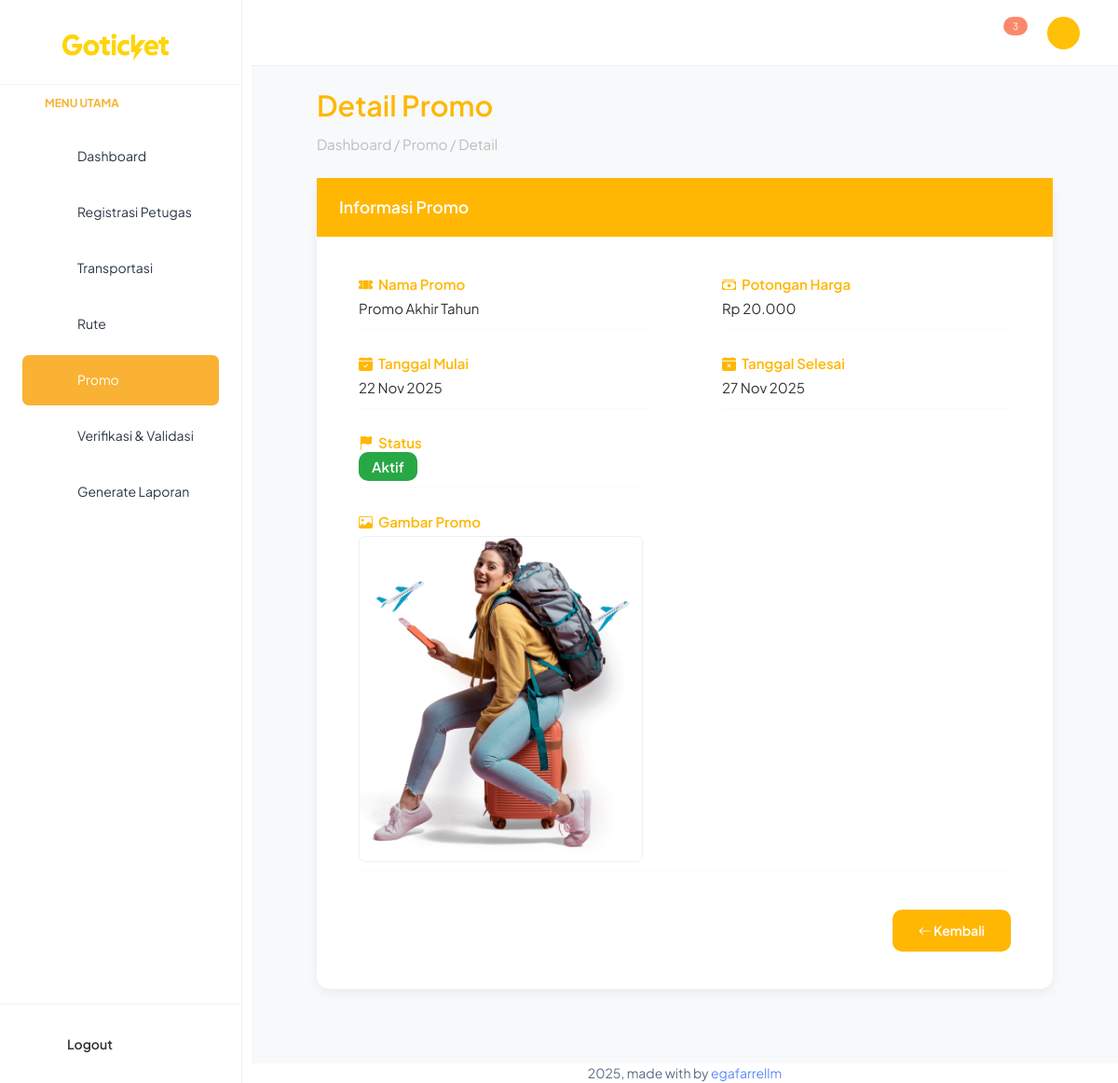
/backend/pages/promo/detail.php?id=4 (signed in), run on the app's committed database.
### tables this page shows
CREATE TABLE `promo` (
  `id_promo` int NOT NULL,
  `nama_promo` varchar(100) DEFAULT NULL,
  `keterangan` varchar(200) DEFAULT NULL,
  `potongan` int DEFAULT NULL,
  `gambar` varchar(200) DEFAULT NULL,
  `tanggal_mulai` datetime DEFAULT NULL,
  `tanggal_selesai` datetime DEFAULT NULL,
  `status` enum('aktif','nonaktif') DEFAULT NULL
);

### backend/pages/promo/detail.php (the view, shortened to what this page needs)
<?php
include '../../partials/header.php';
include '../../partials/sidebar.php';
include '../../partials/navbar.php';
include '../../app.php';
$id = intval($_GET['id']);
$q = mysqli_query($connect, "SELECT * FROM promo WHERE id_promo = $id");
$data = mysqli_fetch_assoc($q);
function formatRupiah($angka) {
  return 'Rp ' . number_format($angka, 0, ',', '.');
}
?>
<link href="https://cdn.jsdelivr.net/npm/bootstrap-icons@1.10.5/font/bootstrap-icons.css" rel="stylesheet">
<div class="content-wrapper">
  <div class="page-title">Detail Promo</div>
  <div class="breadcrumb">Dashboard / Promo / Detail</div>
  <div class="card card-custom">
    <div class="card-header-custom">Informasi Promo</div>
    <div class="card-body">
      <div class="detail-container">
        <div>
          <div class="detail-label"><i class="bi bi-ticket-perforated-fill"></i> Nama Promo</div>
          <div class="detail-value"><?= htmlspecialchars($data['nama_promo']); ?></div>
          <hr>
        </div>
        <div>
          <div class="detail-label"><i class="bi bi-cash-stack"></i> Potongan Harga</div>
          <div class="detail-value"><?= formatRupiah($data['potongan']); ?></div>
          <hr>
        </div>
        <div>
          <div class="detail-label"><i class="bi bi-calendar-check-fill"></i> Tanggal Mulai</div>
          <div class="detail-value"><?= date('d M Y', strtotime($data['tanggal_mulai'])); ?></div>
          <hr>
        </div>
        <div>
          <div class="detail-label"><i class="bi bi-calendar-x-fill"></i> Tanggal Selesai</div>
          <div class="detail-value"><?= date('d M Y', strtotime($data['tanggal_selesai'])); ?></div>
          <hr>
        </div>
        <div>
          <div class="detail-label"><i class="bi bi-flag-fill"></i> Status</div>
          <div class="detail-value">
            <?php if ($data['status'] == 'aktif'): ?>
              <span class="badge-aktif">Aktif</span>
            <?php else: ?>
              <span class="badge-nonaktif">Nonaktif</span>
            <?php endif; ?>
          </div>
          <hr>
        </div>
        <div style="grid-column: span 2;">
          <div class="detail-label"><i class="bi bi-image"></i> Gambar Promo</div>
          <?php if (!empty($data['gambar'])): ?>
            <img src="../../../storages/promo/<?= $data['gambar']; ?>"
                 class="img-fluid rounded border"
                 style="max-height:350px; object-fit:contain;">
          <?php else: ?>
            <div class="detail-value text-muted">Tidak ada gambar promo.</div>
          <?php endif; ?>
          <hr>
        </div>
      </div>
      <div class="d-flex justify-content-end">
        <a href="index.php" class="btn-kembali">
          <i class="bi bi-arrow-left"></i> Kembali
        </a>
      </div>
    </div>
  </div>
</div>
<?php
include '../../partials/footer.php';
include '../../partials/script.php';
?>

### backend/pages/promo/detail.php (style rules this page uses)
.content-wrapper { background-color: #f8f9fa; min-height: 100vh; padding: 90px 70px 50px 70px; }
.page-title { font-size: 1.9rem; font-weight: 600; color: #ffb703; margin-bottom: 8px; }
.breadcrumb { color: #bdbdbd; font-size: 0.95rem; margin-bottom: 25px; }
.card-custom { border-radius: 14px; box-shadow: 0 4px 12px rgba(0,0,0,0.06); background-color: #ffffff; border: none; }
.card-header-custom { background-color: #ffb703; color: #ffffff; padding: 18px 24px; font-weight: 600; font-size: 1.1rem; }
.card-body { padding: 40px 45px; }
.detail-container { display: grid; grid-template-columns: 1fr 1fr; gap: 25px 80px; margin-bottom: 40px; }
.detail-label { font-weight: 600; color: #ffb703; font-size: 15px; margin-bottom: 4px; display: flex; align-items: center; gap: 6px; }
.detail-value { color: #333; font-size: 15px; }
hr { border-top: 1px solid #eee; margin: 10px 0 0 0; }
.btn-kembali { background-color: #ffb703; color: #fff; border: none; border-radius: 10px; padding: 12px 28px; font-weight: 600; text-decoration: none; transition: 0.2s; }
.badge-aktif { background-color: #28a745; padding: 6px 14px; border-radius: 10px; font-weight: 600; color: #fff; }

### data on the page
promo: nama_promo "Promo Akhir Tahun", potongan "Rp 20.000", tanggal_mulai "22 Nov 2025", tanggal_selesai "27 Nov 2025", gambar (picture)

### other printed values
$jumlah_notif "3"
